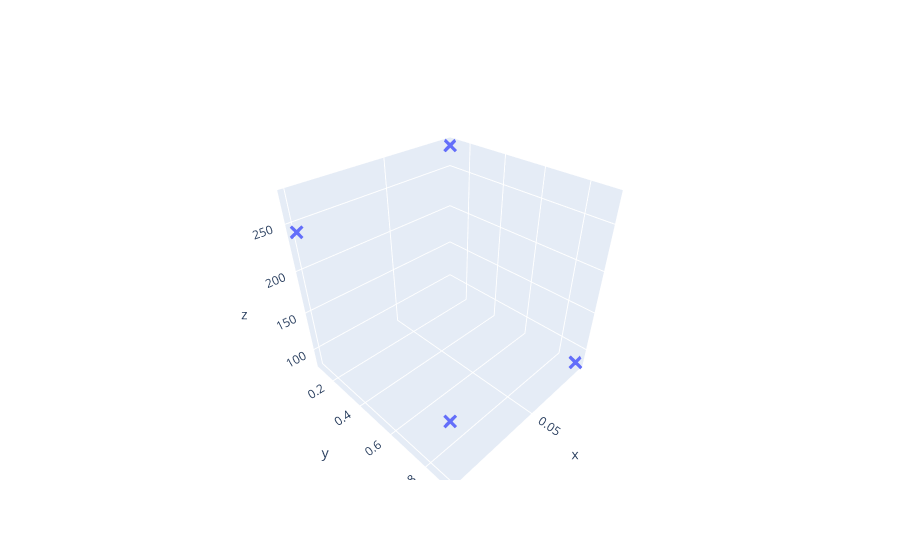

The notebook cell saved with this chart:
### Code cell
fig = go.Figure(data=[go.Scatter3d(x=X[:,0],y=X[:,1],z=Y.reshape((-1)),mode="markers",marker_symbol="x",marker_size=5)])
fig.show()

### Figure 1 — Plotly figure (JSON) as saved in the notebook; plotly's stock layout.template omitted (floating-point values rounded to 4 significant figures)
{"data": [{"marker": {"size": 5, "symbol": "x"}, "mode": "markers", "type": "scatter3d", "x": [0.1, 0.1, 0.01, 0.01], "y": [0.1, 0.9, 0.1, 0.9], "z": [242, 153, 276, 81]}], "layout": {}}
